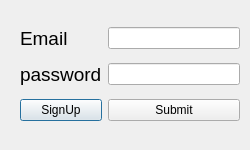
<?xml version="1.0" encoding="UTF-8"?>
<ui version="4.0">
 <class>SignIn</class>
 <widget class="QDialog" name="SignIn">
  <property name="geometry">
   <rect>
    <x>0</x>
    <y>0</y>
    <width>250</width>
    <height>150</height>
   </rect>
  </property>
  <property name="minimumSize">
   <size>
    <width>250</width>
    <height>150</height>
   </size>
  </property>
  <property name="maximumSize">
   <size>
    <width>250</width>
    <height>150</height>
   </size>
  </property>
  <property name="windowTitle">
   <string>Dialog</string>
  </property>
  <widget class="QWidget" name="">
   <property name="geometry">
    <rect>
     <x>20</x>
     <y>20</y>
     <width>220</width>
     <height>109</height>
    </rect>
   </property>
   <layout class="QGridLayout" name="gridLayout">
    <item row="1" column="0">
     <widget class="QLabel" name="label_2">
      <property name="font">
       <font>
        <pointsize>14</pointsize>
       </font>
      </property>
      <property name="text">
       <string>password</string>
      </property>
     </widget>
    </item>
    <item row="0" column="0">
     <widget class="QLabel" name="label">
      <property name="font">
       <font>
        <pointsize>14</pointsize>
       </font>
      </property>
      <property name="text">
       <string>Email</string>
      </property>
     </widget>
    </item>
    <item row="2" column="0">
     <widget class="QPushButton" name="pushButton_2">
      <property name="text">
       <string>SignUp</string>
      </property>
     </widget>
    </item>
    <item row="2" column="1">
     <widget class="QPushButton" name="pushButton">
      <property name="text">
       <string>Submit</string>
      </property>
     </widget>
    </item>
    <item row="0" column="1">
     <widget class="QLineEdit" name="lineEdit"/>
    </item>
    <item row="1" column="1">
     <widget class="QLineEdit" name="lineEdit_2"/>
    </item>
   </layout>
  </widget>
 </widget>
 <resources/>
 <connections/>
</ui>
